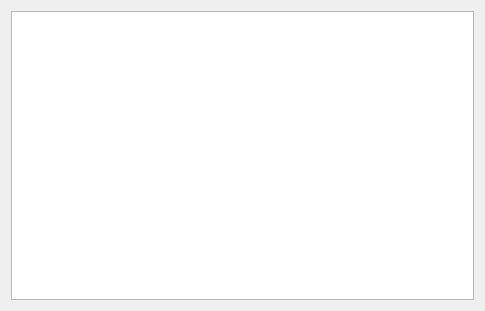
<?xml version="1.0" encoding="UTF-8"?>
<ui version="4.0">
 <class>PermissionDialog</class>
 <widget class="QWidget" name="PermissionDialog">
  <property name="geometry">
   <rect>
    <x>0</x>
    <y>0</y>
    <width>485</width>
    <height>311</height>
   </rect>
  </property>
  <property name="windowTitle">
   <string>Form</string>
  </property>
  <layout class="QVBoxLayout" name="verticalLayout">
   <item>
    <widget class="QTableWidget" name="featuresTableWidget">
     <attribute name="horizontalHeaderVisible">
      <bool>false</bool>
     </attribute>
     <column>
      <property name="text">
       <string>Feature</string>
      </property>
     </column>
     <column>
      <property name="text">
       <string>Status</string>
      </property>
     </column>
    </widget>
   </item>
  </layout>
 </widget>
 <resources/>
 <connections/>
</ui>
